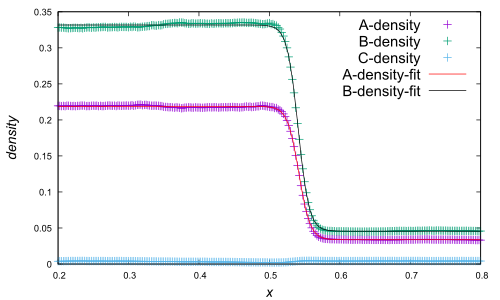

Source code (gnuplot):
set term pdf
set out 'lan278176-lbn417263-lcn7025-ran7782-rbn11673-rcn197-fitting.pdf'
set xlabel '{/Arial-Italic x}'
set ylabel '{/Arial-Italic density}'
set xlabel font 'Arial,15'
set ylabel font 'Arial,15'
set xrange [0.2:0.8]
set tics font 'Arial,10'
set key font 'Arial,16'

da(x) = (dal+dag)/2 - ((dal-dag)/2)*tanh((x-a)/(2*b))
db(x) = (dbl+dbg)/2 - ((dbl-dbg)/2)*tanh((x-c)/(2*d))
a=0.5
b=0.006
c=0.5
d=0.006
dal=0.3
dag=0.03
dbl=0.3
dbg=0.03
fit da(x) 'lan278176-lbn417263-lcn7025-ran7782-rbn11673-rcn197.density' u 1:2 via a, b, dal, dag
fit db(x) 'lan278176-lbn417263-lcn7025-ran7782-rbn11673-rcn197.density' u 1:3 via c, d, dbl, dbg

plot 'lan278176-lbn417263-lcn7025-ran7782-rbn11673-rcn197.density' u 1:2 title 'A-density' with points pt 1, 'lan278176-lbn417263-lcn7025-ran7782-rbn11673-rcn197.density' u 1:3 title 'B-density' with points pt 1, 'lan278176-lbn417263-lcn7025-ran7782-rbn11673-rcn197.density' u 1:4 title 'C-density' with points pt 1, da(x) title 'A-density-fit' with line lt 1 lc rgb hsv2rgb(0, 1, 1), db(x) title 'B-density-fit' with line lt 1 lc rgb hsv2rgb(1, 1, 0)
